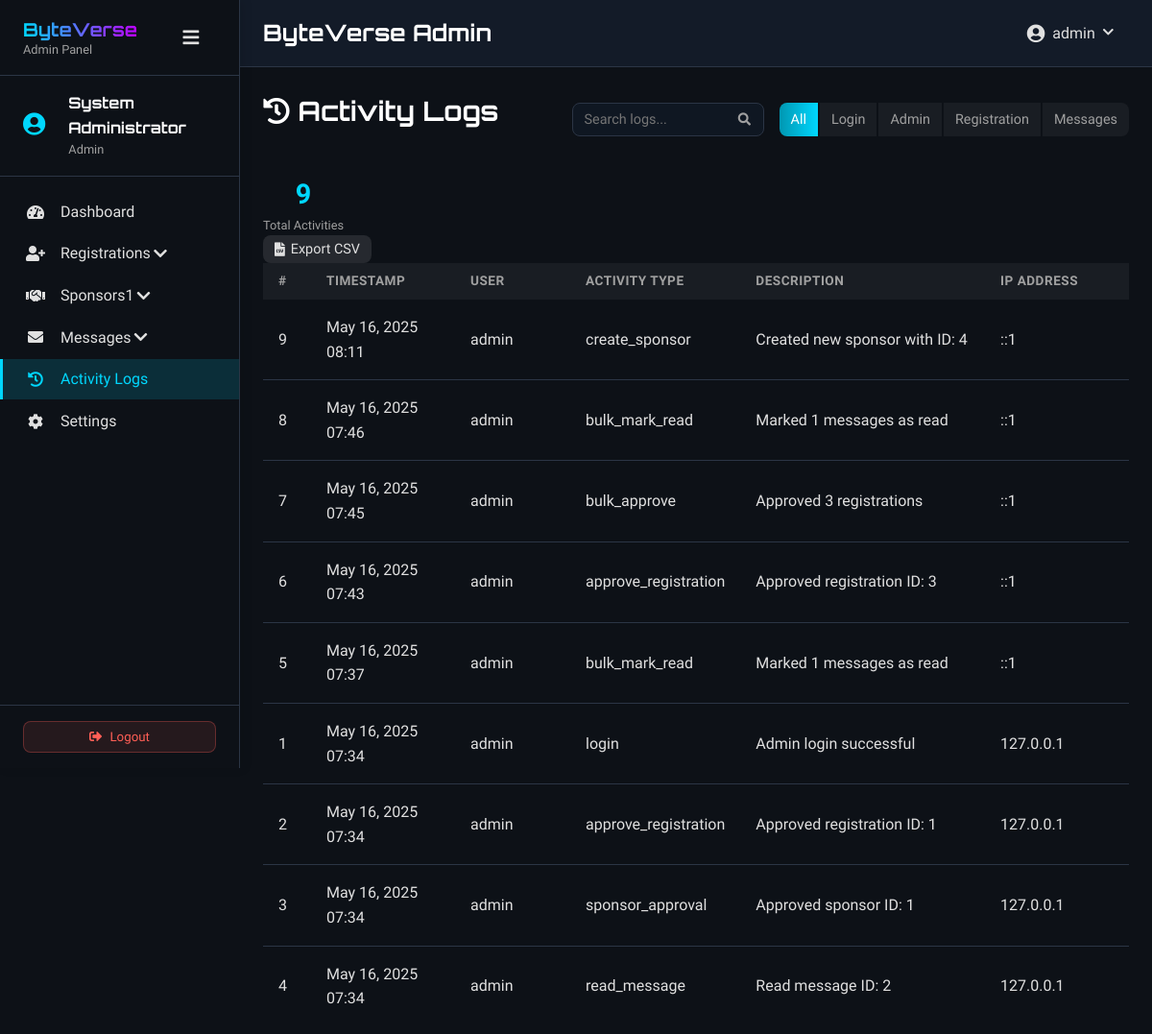
The app's page /admin/activity-logs.php (signed in) with its own data.
### tables this page shows
CREATE TABLE `activity_logs` (
  `log_id` int(11) NOT NULL,
  `user_id` int(11) NOT NULL,
  `activity_type` varchar(50) NOT NULL,
  `description` text NOT NULL,
  `ip_address` varchar(50) NOT NULL,
  `created_at` timestamp NOT NULL DEFAULT current_timestamp()
);

### admin/activity-logs.php (the view, shortened to what this page needs)
<?php
require_once 'includes/header.php';
$limit = 20;
$page = isset($_GET['page']) && is_numeric($_GET['page']) ? intval($_GET['page']) : 1;
$offset = ($page - 1) * $limit;
$filter = isset($_GET['filter']) ? $_GET['filter'] : 'all';
$where_clause = '';
$search_term = isset($_GET['search']) ? trim($_GET['search']) : '';
$count_sql = "SELECT COUNT(*) as total FROM activity_logs a
              LEFT JOIN admin_users u ON a.user_id = u.admin_id $where_clause";
$count_result = $conn->query($count_sql);
$total_logs = $count_result->fetch_assoc()['total'];
$sql = "SELECT a.*, u.admin_username
        FROM activity_logs a
        LEFT JOIN admin_users u ON a.user_id = u.admin_id
        $where_clause
        ORDER BY a.created_at DESC LIMIT $offset, $limit";
$logs_result = $conn->query($sql);
?>
<div class="content">
    <div class="card-header with-actions">
        <h2><i class="fas fa-history"></i> Activity Logs</h2>
        <div class="filter-actions">
            <form action="" method="GET" class="search-form">
                <div class="search-group">
                    <input type="text" name="search" placeholder="Search logs..." value="<?php echo htmlspecialchars($search_term); ?>">
                    <button type="submit" class="search-btn">
                        <i class="fas fa-search"></i>
                    </button>
                </div>
            </form>
            <div class="btn-group">
                <a href="activity-logs.php?filter=all" class="btn <?php echo $filter === 'all' ? 'btn-primary' : 'btn-light'; ?>">All</a>
                <a href="activity-logs.php?filter=login" class="btn <?php echo $filter === 'login' ? 'btn-primary' : 'btn-light'; ?>">Login</a>
                <a href="activity-logs.php?filter=admin" class="btn <?php echo $filter === 'admin' ? 'btn-primary' : 'btn-light'; ?>">Admin</a>
                <a href="activity-logs.php?filter=registration" class="btn <?php echo $filter === 'registration' ? 'btn-primary' : 'btn-light'; ?>">Registration</a>
                <a href="activity-logs.php?filter=message" class="btn <?php echo $filter === 'message' ? 'btn-primary' : 'btn-light'; ?>">Messages</a>
            </div>
        </div>
    </div>
    <div class="content-card">
        <div class="logs-stats">
            <div class="stat-group">
                <div class="stat-item">
                    <div class="stat-value"><?php echo number_format($total_logs); ?></div>
                    <div class="stat-label">Total Activities</div>
                </div>
            </div>
            <div class="export-section">
                <button type="button" id="export-csv-btn" class="btn btn-secondary">
                    <i class="fas fa-file-csv"></i> Export CSV
                </button>
            </div>
        </div>
        <div class="table-responsive">
            <table class="data-table">
                <thead>
                    <tr>
                        <th width="50px">#</th>
                        <th width="150px">Timestamp</th>
                        <th width="120px">User</th>
                        <th width="120px">Activity Type</th>
                        <th>Description</th>
                        <th width="150px">IP Address</th>
                    </tr>
                </thead>
                <tbody>
                    <?php if ($logs_result && $logs_result->num_rows > 0): ?>
                        <?php while($row = $logs_result->fetch_assoc()): ?>
                            <tr>
                                <td><?php echo $row['log_id']; ?></td>
                                <td><?php echo date('M d, Y H:i', strtotime($row['created_at'])); ?></td>
                                <td><?php echo htmlspecialchars($row['admin_username'] ?? 'Unknown'); ?></td>
                                <td>
                                    <span class="badge activity-type-<?php echo strtolower(preg_replace('/[^a-zA-Z0-9]/', '_', $row['activity_type'])); ?>">
                                        <?php echo htmlspecialchars($row['activity_type']); ?>
                                    </span>
                                </td>
                                <td><?php echo htmlspecialchars($row['description']); ?></td>
                                <td><?php echo htmlspecialchars($row['ip_address']); ?></td>
                            </tr>
                        <?php endwhile; ?>
                    <?php else: ?>
                        <tr>
                            <td colspan="6" class="text-center">No activity logs found</td>
                        </tr>
                    <?php endif; ?>
                </tbody>
            </table>
        </div>
    </div>
</div>
<?php require_once 'includes/footer.php'; ?>

### admin/includes/header.php (shortened to what this page needs)
<?php
require_once 'db-config.php';
$current_page = basename($_SERVER['PHP_SELF'], '.php');
$admin_user = null;
if (isset($_SESSION['admin_id'])) {
    $admin_id = $_SESSION['admin_id'];
    $stmt = $conn->prepare("SELECT * FROM admin_users WHERE admin_id = ?");
    $stmt->bind_param("i", $admin_id);
    $stmt->execute();
    $result = $stmt->get_result();
    if ($result && $result->num_rows > 0) {
        $admin_user = $result->fetch_assoc();
    }
}
$pending_sponsor_sql = "SELECT COUNT(*) as count FROM sponsors WHERE status = 'pending'";
$pending_sponsor_result = $conn->query($pending_sponsor_sql);
if ($pending_sponsor_result && $pending_sponsor_result->num_rows > 0) {
    $pending_sponsor = $pending_sponsor_result->fetch_assoc()['count'];
}
?>
<!DOCTYPE html>
<html lang="en">
<head>
    <link rel="stylesheet" href="https://cdnjs.cloudflare.com/ajax/libs/font-awesome/5.15.4/css/all.min.css">
    <link rel="stylesheet" href="assets/css/admin-style.css">
    <link rel="stylesheet" href="assets/css/alert-styles.css">
    <link rel="stylesheet" href="assets/css/sidebar-styles.css">
</head>
<body>
    <div class="admin-container">
        <div class="sidebar" id="sidebar">
            <div class="sidebar-header">
                <div class="brand">
                    <div class="logo-text">Byte<span>Verse</span></div>
                    <div class="admin-label">Admin Panel</div>
                </div>
                <button id="sidebar-toggle" class="sidebar-toggle" title="Toggle Sidebar">
                    <i class="fas fa-bars"></i>
                </button>
            </div>
            <?php if ($admin_user): ?>
            <div class="admin-profile">
                <div class="profile-image">
                    <i class="fas fa-user-circle"></i>
                </div>
                <div class="profile-info">
                    <h3><?php echo htmlspecialchars($admin_user['admin_fullname']); ?></h3>
                    <p><?php echo ucfirst($admin_user['admin_role']); ?></p>
                </div>
            </div>
            <?php endif; ?>
            <div class="sidebar-nav">
                <ul>
                    <li class="<?php echo $current_page === 'dashboard' ? 'active' : ''; ?>">
                        <a href="dashboard.php">
                            <i class="fas fa-tachometer-alt"></i>
                            <span>Dashboard</span>
                        </a>
                    </li>
                    <li class="nav-dropdown <?php echo in_array($current_page, ['registrations', 'registration-view', 'edit-registration', 'add-registration']) ? 'active' : ''; ?>">
                        <a href="#" class="dropdown-toggle">
                            <i class="fas fa-user-plus"></i>
                            <span>Registrations</span>
                            <i class="fas fa-chevron-down dropdown-icon"></i>
                        </a>
                    </li>
                    <li class="nav-dropdown <?php echo in_array($current_page, ['sponsors', 'add-sponsor', 'edit-sponsor']) ? 'active' : ''; ?>">
                        <a href="#" class="dropdown-toggle">
                            <i class="fas fa-handshake"></i>
                            <span>Sponsors</span>
                            <?php if (isset($pending_sponsor) && $pending_sponsor > 0): ?>
                            <span class="nav-badge"><?php echo $pending_sponsor; ?></span>
                            <?php endif; ?>
                            <i class="fas fa-chevron-down dropdown-icon"></i>
                        </a>
                    </li>
                    <li class="nav-dropdown <?php echo in_array($current_page, ['contact', 'reply-message']) ? 'active' : ''; ?>">
                        <a href="#" class="dropdown-toggle">
                            <i class="fas fa-envelope"></i>
                            <span>Messages</span>
                            <i class="fas fa-chevron-down dropdown-icon"></i>
                        </a>
                    </li>
                    <li class="<?php echo $current_page === 'activity-logs' ? 'active' : ''; ?>">
                        <a href="activity-logs.php">
                            <i class="fas fa-history"></i>
                            <span>Activity Logs</span>
                        </a>
                    </li>
                    <?php if ($admin_user && $admin_user['admin_role'] === 'admin'): ?>
                    <li class="<?php echo $current_page === 'settings' ? 'active' : ''; ?>">
                        <a href="settings.php">
                            <i class="fas fa-cog"></i>
                            <span>Settings</span>
                        </a>
                    </li>
                    <?php endif; ?>
                </ul>
            </div>
            <div class="sidebar-footer">
                <button id="logout-btn" class="logout-btn">
                    <i class="fas fa-sign-out-alt"></i>
                    <span>Logout</span>
                </button>
            </div>
        </div>
        <div class="main-content">
            <div class="admin-header">
                <div class="header-left">
                    <h1 class="page-title">
                        <?php
                        $title_map = [
                            'dashboard' => '<i class="fas fa-tachometer-alt"></i> Dashboard',
                            'registrations' => '<i class="fas fa-user-plus"></i> Registrations',
                            'add-registration' => '<i class="fas fa-plus-circle"></i> Add Registration',
                            'edit-registration' => '<i class="fas fa-edit"></i> Edit Registration',
                            'sponsors' => '<i class="fas fa-handshake"></i> Sponsors',
                            'add-sponsor' => '<i class="fas fa-plus-circle"></i> Add Sponsor',
                            'edit-sponsor' => '<i class="fas fa-edit"></i> Edit Sponsor',
                            'contact' => '<i class="fas fa-envelope"></i> Messages',
                            'reply-message' => '<i class="fas fa-reply"></i> Reply to Message',
                            'activity-logs' => '<i class="fas fa-history"></i> Activity Logs',
                            'settings' => '<i class="fas fa-cog"></i> Settings',
                        ];
                        echo $title_map[$current_page] ?? 'ByteVerse Admin';
                        ?>
                    </h1>
                </div>
                <div class="header-right">
                    <div class="admin-dropdown">
                        <div class="admin-dropdown-toggle" id="admin-dropdown-toggle">
                            <i class="fas fa-user-circle"></i>
                            <span><?php echo $admin_user ? htmlspecialchars($admin_user['admin_username']) : 'Admin'; ?></span>
                            <i class="fas fa-chevron-down"></i>
                        </div>
                    </div>
                </div>
            </div>
            <div class="content-wrapper">

### admin/includes/footer.php (shortened to what this page needs)
</div>
        </div>
    </div>
</body>
</html>

### admin/assets/css/sidebar-styles.css (style rules this page uses)
.admin-container { display: flex; min-height: 100vh; width: 100%; }
.sidebar { position: fixed; top: 0; left: 0; height: 100vh; width: 250px; background-color: var(--bg-sidebar); transition: all 0.3s ease; z-index: 1000; overflow-x: hidden; box-shadow: 3px 0 10px rgba(0, 0, 0, 0.1); }
.main-content { flex: 1; margin-left: 250px; transition: margin-left 0.3s ease; width: calc(100% - 250px); }

### admin/includes/header.php (style rules this page uses)
.logo-text { font-size: 1.2rem !important; }
.sidebar-toggle { display: inline-flex; align-items: center; justify-content: center; background: transparent; border: none; color: var(--text-default); font-size: 1.2rem; margin-right: 8px; width: 36px; height: 36px; border-radius: 8px; cursor: pointer; transition: all 0.3s ease; }
.sidebar { transform: translateX(0); transition: transform 0.3s ease, box-shadow 0.3s ease; }
.nav-dropdown > a .dropdown-icon { transition: transform 0.3s ease; }

### records on screen
activity_logs: log_id "9", created_at "May 16, 2025 08:11", user.admin_username "admin", activity_type "create_sponsor", description "Created new sponsor with ID: 4", ip_address "::1"
activity_logs: log_id "8", created_at "May 16, 2025 07:46", user.admin_username "admin", activity_type "bulk_mark_read", description "Marked 1 messages as read", ip_address "::1"
activity_logs: log_id "7", created_at "May 16, 2025 07:45", user.admin_username "admin", activity_type "bulk_approve", description "Approved 3 registrations", ip_address "::1"
activity_logs: log_id "6", created_at "May 16, 2025 07:43", user.admin_username "admin", activity_type "approve_registration", description "Approved registration ID: 3", ip_address "::1"
activity_logs: log_id "5", created_at "May 16, 2025 07:37", user.admin_username "admin", activity_type "bulk_mark_read", description "Marked 1 messages as read", ip_address "::1"
activity_logs: log_id "1", created_at "May 16, 2025 07:34", user.admin_username "admin", activity_type "login", description "Admin login successful", ip_address "127.0.0.1"
activity_logs: log_id "2", created_at "May 16, 2025 07:34", user.admin_username "admin", activity_type "approve_registration", description "Approved registration ID: 1", ip_address "127.0.0.1"
activity_logs: log_id "3", created_at "May 16, 2025 07:34", user.admin_username "admin", activity_type "sponsor_approval", description "Approved sponsor ID: 1", ip_address "127.0.0.1"
activity_logs: log_id "4", created_at "May 16, 2025 07:34", user.admin_username "admin", activity_type "read_message", description "Read message ID: 2", ip_address "127.0.0.1"

### other values on screen
$admin_user['admin_fullname'] "System Administrator"
$admin_user['admin_role'] "Admin"
$pending_sponsor "1"
$title_map[$current_page] "ByteVerse Admin"
$admin_user['admin_username'] "admin"
$total_logs "9"
